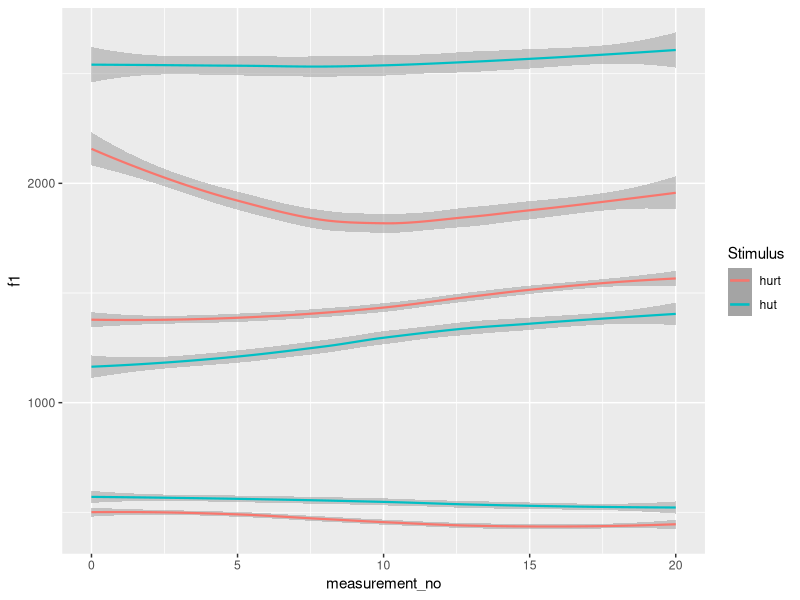
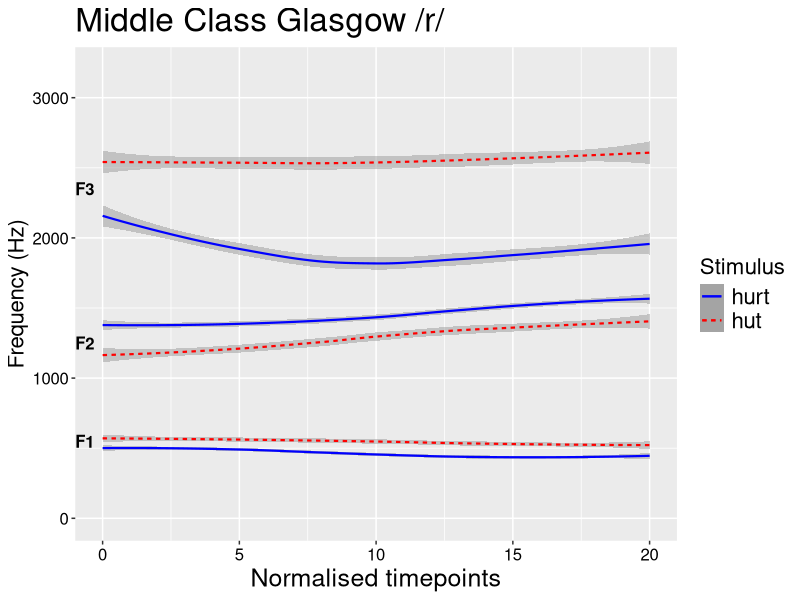
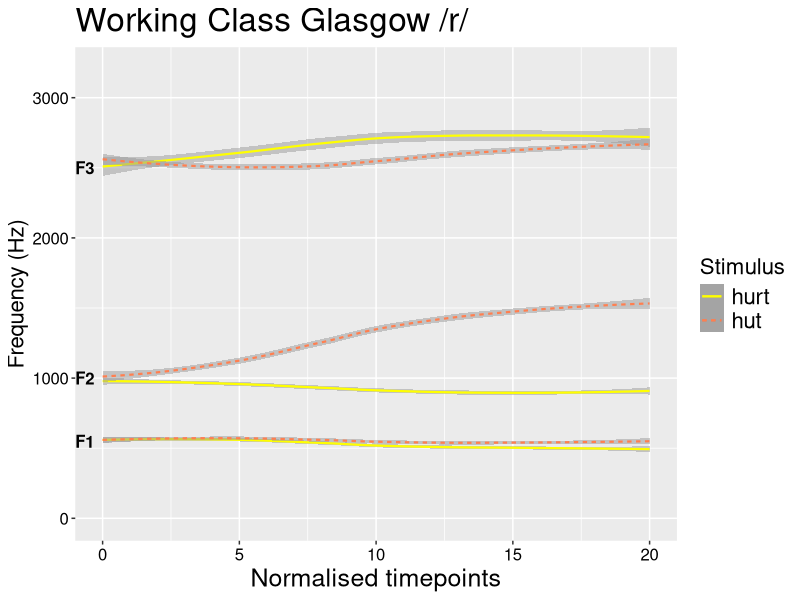
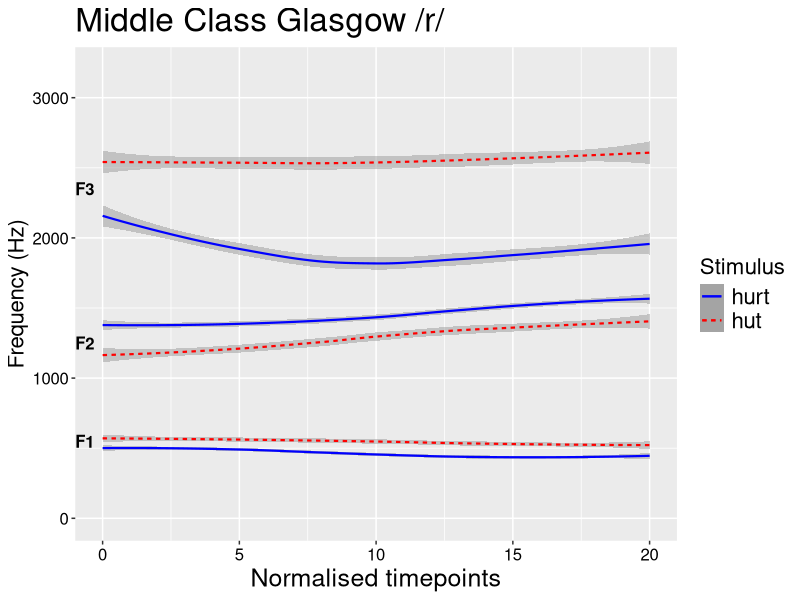
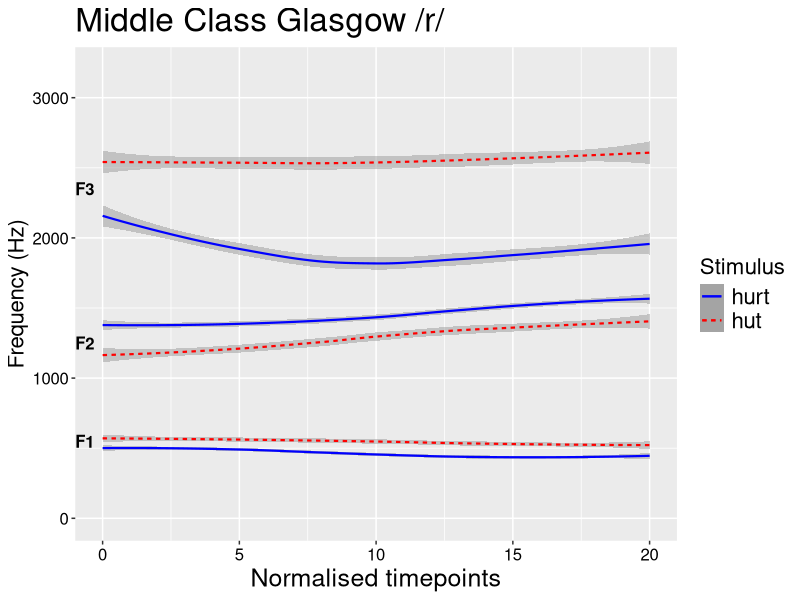
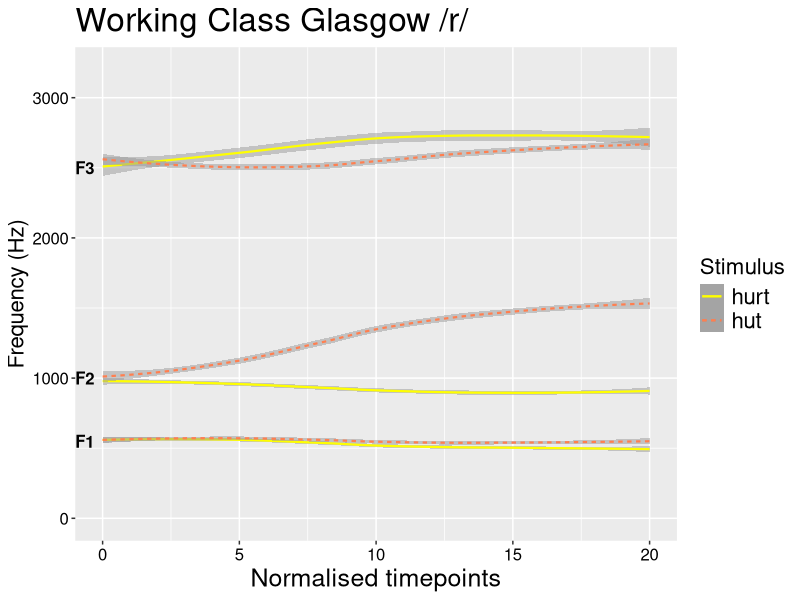

Reproduce these figures in R, in order.
##Set working directory

setwd("C:/Users/Robert/Desktop/Lancaster/R_for_Data_Science/ch3_Data_visualisation")
#setwd("YourFilepathHere")  #or use R Projects: see Danielle's code for that.

##Load packages (install "grid" if you don't have it)

library(tidyverse)
#install.packages("grid")
library(grid)

##Load data

MC=read.csv("Gla_MC_coda.csv")

##Create a basic graph of the three formants

MC_basicgraph=ggplot(MC, aes(x=measurement_no, y=f1, group=Stimulus, colour=Stimulus))+
  stat_smooth(aes(y=f1), alpha=0.5, size=0.75)+
  stat_smooth(aes(y=f2), alpha=0.5, size=0.75)+
  stat_smooth(aes(y=f3), alpha=0.5, size=0.75)

MC_basicgraph

##Set up ggplot's general plotting theme, so we can control how *all* of our
##graphs look, without having to copy/paste each time.
##Lots of options for these elements - do play around with them (and google!)

graphtheme=theme(axis.title.x=element_text(size=18),
                 axis.text.x=element_text(colour='black',size=12),
                 axis.text.y=element_text(colour='black',size=12),
                 axis.title.y=element_text(size=16),
                 strip.text=element_text(size=18),
                 legend.title=element_text(size=16),
                 legend.text=element_text(size=16),
                 plot.title=element_text(size=24,colour="black"),
                 panel.background=element_rect(fill="grey92")
                 )

##More complex graph, with annotations, titles, etc.

MC_codagraph=ggplot(MC, aes(x=measurement_no, y=f2, group=Stimulus, lty=Stimulus, colour=Stimulus))+
  stat_smooth(aes(y=f1), alpha=0.5, size=0.75)+
  annotation_custom(grob=textGrob(label="F1", hjust=0, gp=gpar(fontsize=12, fontface=2)), xmin=-1, xmax=-1, ymin=550, ymax=550)+
  stat_smooth(aes(y=f2),alpha=0.5,size=0.75)+
  annotation_custom(grob=textGrob(label="F2", hjust=0, gp=gpar(fontsize=12, fontface=2)), xmin=-1, xmax=-1, ymin=1250, ymax=1250)+
  stat_smooth(aes(y=f3),alpha=0.5,size=0.75)+
  annotation_custom(grob=textGrob(label="F3", hjust=0, gp=gpar(fontsize=12, fontface=2)), xmin=-1, xmax=-1, ymin=2350, ymax=2350)+
  ggtitle("Middle Class Glasgow /r/")+          #add a title - always useful!
  ylab("Frequency (Hz)")+                       #add custom labels to axes
  xlab("Normalised timepoints")+                #set size of the y-axis manually, e.g. in case you want to force it to start from 0
  ylim(0,3200)+
  scale_colour_manual(values=c("blue","red"))+  #manually pick colours, if you don't like the defaults (e.g.: http://sape.inf.usi.ch/quick-reference/ggplot2/colour )
  graphtheme                                    #apply the theme

##View the graph

MC_codagraph

##Create a PDF

ggsave("MC_codagraph.pdf", width=6.5, height=6, device=cairo_pdf)

##Alternative (more clunky) way to write a pdf

pdf("MC_codagraph_2.pdf")
plot(MC_codagraph)
dev.off()

##Create a graph for Working Class /r/, which is weaker than MC /r/ in Glasgow.
##F3 doesn't lower down to meet F2 in WC words.
##This weakens the rhotic percept = much more similar to a plain vowel,
##potentially causing perceptual confusion in hut/hurt type words

##Load the other dataset (sorry the data isn't in the same file!)

WC=read.csv("Gla_WC_coda.csv")

WC_codagraph=ggplot(WC, aes(x=measurement_no, y=f2, group=Stimulus, lty=Stimulus, colour=Stimulus))+
  stat_smooth(aes(y=f1), alpha=0.5, size=0.75)+
  annotation_custom(grob=textGrob(label="F1", hjust=0, gp=gpar(fontsize=12, fontface=2)), xmin=-1, xmax=-1, ymin=550, ymax=550)+
  stat_smooth(aes(y=f2),alpha=0.5,size=0.75)+
  annotation_custom(grob=textGrob(label="F2", hjust=0, gp=gpar(fontsize=12, fontface=2)), xmin=-1, xmax=-1, ymin=1000, ymax=1000)+
  stat_smooth(aes(y=f3),alpha=0.5,size=0.75)+
  annotation_custom(grob=textGrob(label="F3", hjust=0, gp=gpar(fontsize=12, fontface=2)), xmin=-1, xmax=-1, ymin=2500, ymax=2500)+
  ylab("Frequency (Hz)")+
  xlab("Normalised timepoints")+
  ylim(0,3200)+
  ggtitle("Working Class Glasgow /r/")+
  scale_colour_manual(values=c("yellow1","coral"))+  #not the nicest colours, but you can experiment
  graphtheme

WC_codagraph

##You can see that the formants are generally much closer together in WC hut/hurt pairs

ggsave("WC_codagraph.pdf", width=6.5, height=6, device=cairo_pdf)

